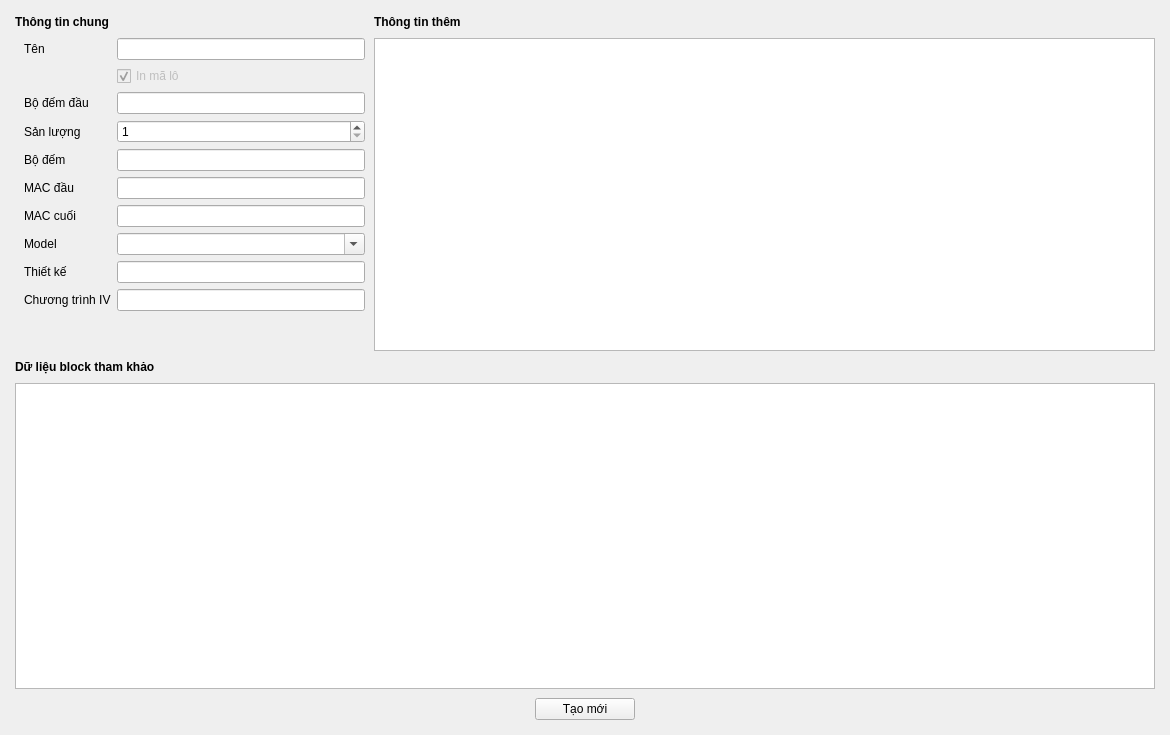
<?xml version="1.0" encoding="UTF-8"?>
<ui version="4.0">
 <class>LotPropertyDialog</class>
 <widget class="QDialog" name="LotPropertyDialog">
  <property name="geometry">
   <rect>
    <x>0</x>
    <y>0</y>
    <width>1170</width>
    <height>735</height>
   </rect>
  </property>
  <property name="windowTitle">
   <string>Thông tin lot</string>
  </property>
  <layout class="QGridLayout" name="gridLayout_2">
   <property name="leftMargin">
    <number>15</number>
   </property>
   <property name="topMargin">
    <number>15</number>
   </property>
   <property name="rightMargin">
    <number>15</number>
   </property>
   <property name="bottomMargin">
    <number>15</number>
   </property>
   <property name="spacing">
    <number>9</number>
   </property>
   <item row="0" column="0">
    <widget class="QLabel" name="label_10">
     <property name="font">
      <font>
       <bold>true</bold>
      </font>
     </property>
     <property name="text">
      <string>Thông tin chung</string>
     </property>
    </widget>
   </item>
   <item row="11" column="0" colspan="2">
    <layout class="QHBoxLayout" name="horizontalLayout">
     <item>
      <spacer name="horizontalSpacer">
       <property name="orientation">
        <enum>Qt::Orientation::Horizontal</enum>
       </property>
       <property name="sizeHint" stdset="0">
        <size>
         <width>40</width>
         <height>20</height>
        </size>
       </property>
      </spacer>
     </item>
     <item>
      <widget class="QPushButton" name="btnCreateOrChange">
       <property name="enabled">
        <bool>true</bool>
       </property>
       <property name="minimumSize">
        <size>
         <width>100</width>
         <height>0</height>
        </size>
       </property>
       <property name="text">
        <string>Tạo mới</string>
       </property>
       <property name="autoDefault">
        <bool>false</bool>
       </property>
      </widget>
     </item>
     <item>
      <spacer name="horizontalSpacer_2">
       <property name="orientation">
        <enum>Qt::Orientation::Horizontal</enum>
       </property>
       <property name="sizeHint" stdset="0">
        <size>
         <width>40</width>
         <height>20</height>
        </size>
       </property>
      </spacer>
     </item>
    </layout>
   </item>
   <item row="0" column="1">
    <widget class="QLabel" name="label_11">
     <property name="font">
      <font>
       <bold>true</bold>
      </font>
     </property>
     <property name="text">
      <string>Thông tin thêm</string>
     </property>
    </widget>
   </item>
   <item row="3" column="0" colspan="2">
    <widget class="HxTableView" name="tbvBlocks">
     <property name="editTriggers">
      <set>QAbstractItemView::EditTrigger::NoEditTriggers</set>
     </property>
     <attribute name="horizontalHeaderStretchLastSection">
      <bool>true</bool>
     </attribute>
     <attribute name="verticalHeaderVisible">
      <bool>false</bool>
     </attribute>
     <attribute name="verticalHeaderMinimumSectionSize">
      <number>22</number>
     </attribute>
     <attribute name="verticalHeaderDefaultSectionSize">
      <number>22</number>
     </attribute>
    </widget>
   </item>
   <item row="1" column="0">
    <widget class="QWidget" name="widget" native="true">
     <property name="sizePolicy">
      <sizepolicy hsizetype="Fixed" vsizetype="Preferred">
       <horstretch>0</horstretch>
       <verstretch>0</verstretch>
      </sizepolicy>
     </property>
     <property name="minimumSize">
      <size>
       <width>350</width>
       <height>0</height>
      </size>
     </property>
     <layout class="QGridLayout" name="gridLayout_4">
      <property name="topMargin">
       <number>0</number>
      </property>
      <property name="rightMargin">
       <number>0</number>
      </property>
      <property name="bottomMargin">
       <number>0</number>
      </property>
      <item row="4" column="0">
       <widget class="QLabel" name="label_6">
        <property name="text">
         <string>Bộ đếm</string>
        </property>
       </widget>
      </item>
      <item row="6" column="0">
       <widget class="QLabel" name="label_8">
        <property name="text">
         <string>MAC cuối</string>
        </property>
       </widget>
      </item>
      <item row="6" column="1">
       <widget class="QLineEdit" name="txtMACEnd">
        <property name="text">
         <string/>
        </property>
        <property name="maxLength">
         <number>12</number>
        </property>
       </widget>
      </item>
      <item row="2" column="1">
       <widget class="QLineEdit" name="txtCounterStart">
        <property name="text">
         <string/>
        </property>
       </widget>
      </item>
      <item row="7" column="0">
       <widget class="QLabel" name="label_2">
        <property name="text">
         <string>Model</string>
        </property>
       </widget>
      </item>
      <item row="8" column="1">
       <widget class="QLineEdit" name="txtDesign">
        <property name="readOnly">
         <bool>true</bool>
        </property>
       </widget>
      </item>
      <item row="0" column="0">
       <widget class="QLabel" name="label">
        <property name="text">
         <string>Tên</string>
        </property>
       </widget>
      </item>
      <item row="2" column="0">
       <widget class="QLabel" name="label_5">
        <property name="text">
         <string>Bộ đếm đầu</string>
        </property>
       </widget>
      </item>
      <item row="3" column="1">
       <widget class="QSpinBox" name="spxQuantity">
        <property name="minimum">
         <number>1</number>
        </property>
        <property name="maximum">
         <number>100000</number>
        </property>
       </widget>
      </item>
      <item row="5" column="0">
       <widget class="QLabel" name="label_7">
        <property name="text">
         <string>MAC đầu</string>
        </property>
       </widget>
      </item>
      <item row="3" column="0">
       <widget class="QLabel" name="label_9">
        <property name="text">
         <string>Sản lượng</string>
        </property>
       </widget>
      </item>
      <item row="4" column="1">
       <widget class="QLineEdit" name="txtCounter">
        <property name="readOnly">
         <bool>true</bool>
        </property>
       </widget>
      </item>
      <item row="7" column="1">
       <widget class="QComboBox" name="cbxModel">
        <property name="editable">
         <bool>true</bool>
        </property>
       </widget>
      </item>
      <item row="9" column="1">
       <widget class="QLineEdit" name="txtProgram">
        <property name="readOnly">
         <bool>true</bool>
        </property>
       </widget>
      </item>
      <item row="9" column="0">
       <widget class="QLabel" name="label_4">
        <property name="text">
         <string>Chương trình IV</string>
        </property>
       </widget>
      </item>
      <item row="0" column="1">
       <widget class="QLineEdit" name="txtName">
        <property name="minimumSize">
         <size>
          <width>0</width>
          <height>0</height>
         </size>
        </property>
       </widget>
      </item>
      <item row="1" column="1">
       <widget class="QCheckBox" name="chxRePrint">
        <property name="enabled">
         <bool>false</bool>
        </property>
        <property name="text">
         <string>In mã lô</string>
        </property>
        <property name="checked">
         <bool>true</bool>
        </property>
       </widget>
      </item>
      <item row="5" column="1">
       <widget class="QLineEdit" name="txtMACStart">
        <property name="text">
         <string/>
        </property>
        <property name="maxLength">
         <number>12</number>
        </property>
       </widget>
      </item>
      <item row="8" column="0">
       <widget class="QLabel" name="label_3">
        <property name="text">
         <string>Thiết kế</string>
        </property>
       </widget>
      </item>
      <item row="10" column="1">
       <spacer name="verticalSpacer">
        <property name="orientation">
         <enum>Qt::Orientation::Vertical</enum>
        </property>
        <property name="sizeHint" stdset="0">
         <size>
          <width>20</width>
          <height>40</height>
         </size>
        </property>
       </spacer>
      </item>
     </layout>
    </widget>
   </item>
   <item row="1" column="1">
    <widget class="HxTableView" name="tbvParams">
     <attribute name="horizontalHeaderStretchLastSection">
      <bool>true</bool>
     </attribute>
     <attribute name="verticalHeaderMinimumSectionSize">
      <number>22</number>
     </attribute>
     <attribute name="verticalHeaderDefaultSectionSize">
      <number>22</number>
     </attribute>
    </widget>
   </item>
   <item row="2" column="0">
    <widget class="QLabel" name="label_12">
     <property name="font">
      <font>
       <bold>true</bold>
      </font>
     </property>
     <property name="text">
      <string>Dữ liệu block tham khảo</string>
     </property>
    </widget>
   </item>
  </layout>
 </widget>
 <customwidgets>
  <customwidget>
   <class>HxTableView</class>
   <extends>QTableView</extends>
   <header>HxTableView.h</header>
  </customwidget>
 </customwidgets>
 <resources/>
 <connections/>
</ui>
